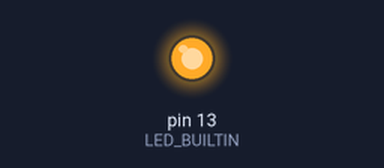
The sketch below on a simulated Arduino Uno, built with avr-gcc and run on an emulated ATmega328P. On the bench: output pins drawn as LEDs (lit = HIGH).

Above: at 0.1 s.
At 37.6 s:
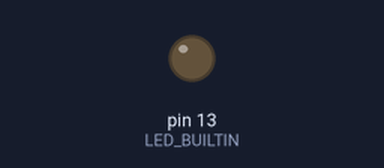
Timing chart, 0 to 40.0 s (numbered marks = the images above):
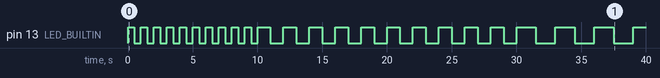

The sketch:

Lab1-5.ino
```cpp
// 5. Medium (15 min): Write a loop to update the blink interval at from 500ms to 4000ms, with a step-up value of 500ms. At each interval, performs the blink activity for 10 times.

const int blinkStart = 500;
const int blinkStop = 4000;
const int blinkStep = 500;

// the setup function runs once when you press reset or power the board
void setup() {
  // initialize digital pin LED_BUILTIN as an output.
  pinMode(LED_BUILTIN, OUTPUT);
}

// the loop function runs over and over again forever
void loop() {

  for(int blinkInterval = blinkStart; blinkStart <= blinkStop; blinkInterval += blinkStep)
  {
    for (int count = 0; count < 10; count++)
    {
      digitalWrite(LED_BUILTIN, HIGH);   // turn the LED on (HIGH is the voltage level)
      delay(blinkInterval);              // wait a variable time depending on sequence
      digitalWrite(LED_BUILTIN, LOW);    // turn the LED off by making the voltage LOW
      delay(blinkInterval);              // wait a variable time depending on sequence
    }
  }
}
```

Measured:
- by itself, pin 13 (LED_BUILTIN): goes 10 × (HIGH 0.50 s, LOW 0.50 s), 10 × (HIGH 1.0 s, LOW 1.0 s), 3 × (HIGH 1.5 s, LOW 1.5 s), then HIGH
